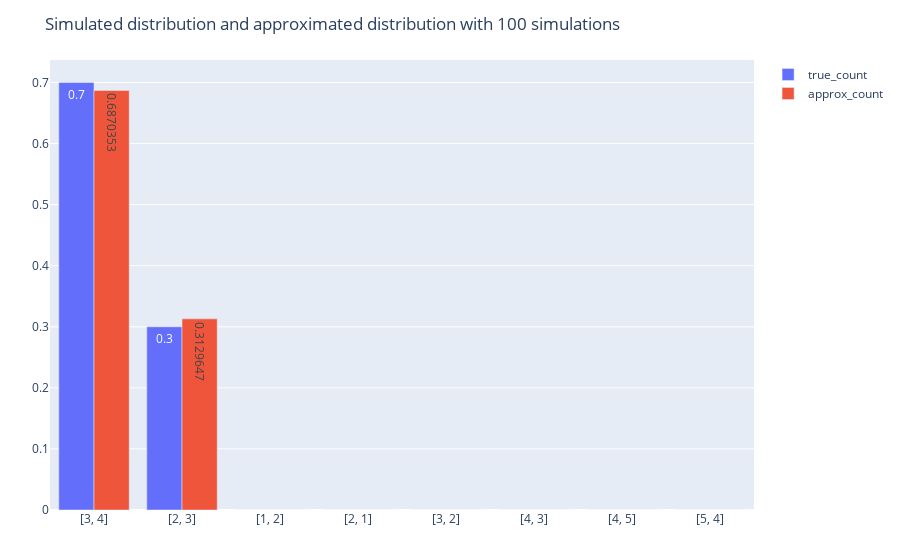
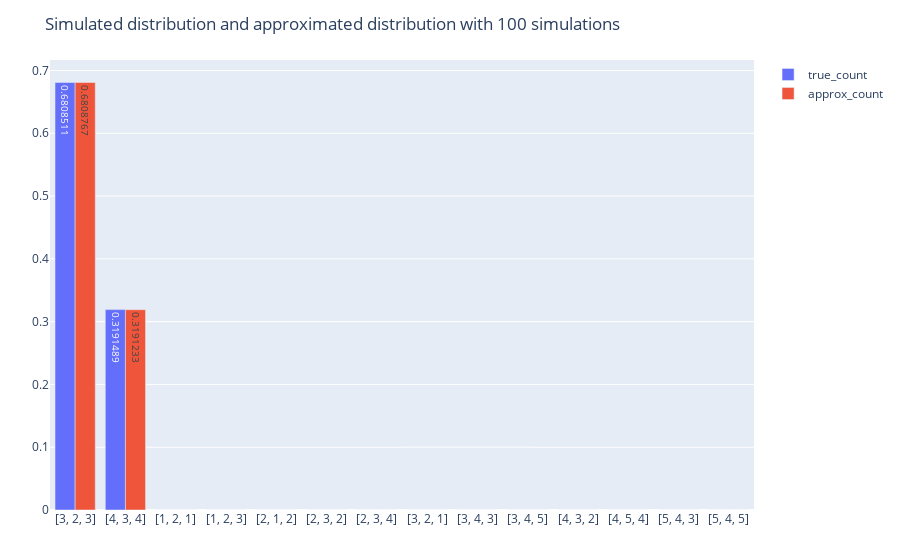
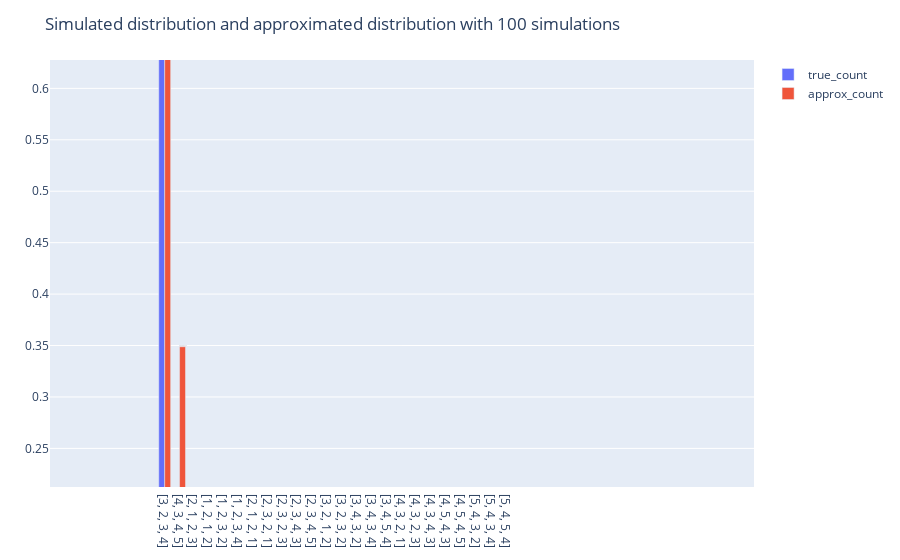

Here is the notebook cell these charts were saved with, in order:
### Code cell
df_all_is = []
for i in 2:maximum([length(x) for x in int_config])
    key = findall(x->length(x)==i,int_config)
    int_config_i = int_config[key]
    config_count = counter(int_config_i)
    uniq_config_i = unique(configs_flat_vals)[sortperm(unique_p_distr,rev=true)]
    uniq_config_text = unique(configs_flat)[sortperm(unique_p_distr,rev=true)]
    appr_count = sort(unique_p_distr,rev=true)
    key2 = findall(x->length(x)==i,uniq_config_i)
    uniqs = uniq_config_i[key2]
    apprs = appr_count[key2]
    uniqs_text = uniq_config_text[key2]
    df_data_i = DataFrame(configurations = string.(collect(keys(config_count))),true_count=collect(values(config_count)))
    df_approx_i = DataFrame(configurations = uniqs_text,approx_count = apprs)
    df_all_i = outerjoin(df_data_i, df_approx_i, on = :configurations)
    df_all_i[!,"true_count"] = coalesce.(df_all_i[!,"true_count"], 0)
    df_all_i[!,"true_count"] = df_all_i[!,"true_count"] ./ sum(df_all_i[!,"true_count"])
    df_all_i[!,"approx_count"] = df_all_i[!,"approx_count"] ./ sum(df_all_i[!,"approx_count"])
    append!(df_all_is,[df_all_i])
    display(PlotlyJS.plot(
        [PlotlyJS.bar(df_all_i, x=:configurations, y=y, name=String(y),texttemplate="%{y}") for y in [:true_count, :approx_count]],
        Layout(title="Simulated distribution and approximated distribution with $nr_realiz simulations")
    ))
end

### Figure 1 — Plotly figure (JSON) as saved in the notebook; plotly's stock layout.template omitted (floating-point values rounded to 4 significant figures)
{"data": [{"name": "true_count", "texttemplate": "%{y}", "type": "bar", "x": ["[3, 4]", "[2, 3]", "[1, 2]", "[2, 1]", "[3, 2]", "[4, 3]", "[4, 5]", "[5, 4]"], "y": [0.7, 0.3, 0, 0, 0, 0, 0, 0]}, {"name": "approx_count", "texttemplate": "%{y}", "type": "bar", "x": ["[3, 4]", "[2, 3]", "[1, 2]", "[2, 1]", "[3, 2]", "[4, 3]", "[4, 5]", "[5, 4]"], "y": [0.687, 0.313, 0, 0, 0, 0, 0, 0]}], "layout": {"autosize": true, "margin": {"b": 50, "l": 50, "r": 50, "t": 60}, "title": {"text": "Simulated distribution and approximated distribution with 100 simulations"}, "xaxis": {"autorange": true, "range": [-0.5, 7.5], "type": "category"}, "yaxis": {"autorange": true, "range": [0, 0.7368], "type": "linear"}}}

### Figure 2 — Plotly figure (JSON) as saved in the notebook; plotly's stock layout.template omitted (floating-point values rounded to 4 significant figures)
{"data": [{"name": "true_count", "texttemplate": "%{y}", "type": "bar", "x": ["[3, 2, 3]", "[4, 3, 4]", "[1, 2, 1]", "[1, 2, 3]", "[2, 1, 2]", "[2, 3, 2]", "[2, 3, 4]", "[3, 2, 1]", "[3, 4, 3]", "[3, 4, 5]", "[4, 3, 2]", "[4, 5, 4]", "[5, 4, 3]", "[5, 4, 5]"], "y": [0.6809, 0.3191, 0, 0, 0, 0, 0, 0, 0, 0, 0, 0, 0, 0]}, {"name": "approx_count", "texttemplate": "%{y}", "type": "bar", "x": ["[3, 2, 3]", "[4, 3, 4]", "[1, 2, 1]", "[1, 2, 3]", "[2, 1, 2]", "[2, 3, 2]", "[2, 3, 4]", "[3, 2, 1]", "[3, 4, 3]", "[3, 4, 5]", "[4, 3, 2]", "[4, 5, 4]", "[5, 4, 3]", "[5, 4, 5]"], "y": [0.6809, 0.3191, 0, 0, 0, 0, 0, 0, 0, 0, 0, 0, 0, 0]}], "layout": {"autosize": true, "margin": {"b": 50, "l": 50, "r": 50, "t": 60}, "title": {"text": "Simulated distribution and approximated distribution with 100 simulations"}, "xaxis": {"autorange": true, "range": [-0.5, 13.5], "type": "category"}, "yaxis": {"autorange": true, "range": [0, 0.7167], "type": "linear"}}}

### Figure 3 — Plotly figure (JSON) as saved in the notebook; plotly's stock layout.template omitted (floating-point values rounded to 4 significant figures)
{"data": [{"name": "true_count", "texttemplate": "%{y}", "type": "bar", "x": ["[3, 2, 3, 4]", "[4, 3, 4, 5]", "[2, 1, 2, 3]", "[1, 2, 1, 2]", "[1, 2, 3, 2]", "[1, 2, 3, 4]", "[2, 1, 2, 1]", "[2, 3, 2, 1]", "[2, 3, 2, 3]", "[2, 3, 4, 3]", "[2, 3, 4, 5]", "[3, 2, 1, 2]", "[3, 2, 3, 2]", "[3, 4, 3, 2]", "[3, 4, 3, 4]", "[3, 4, 5, 4]", "[4, 3, 2, 1]", "[4, 3, 2, 3]", "[4, 3, 4, 3]", "[4, 5, 4, 3]", "[4, 5, 4, 5]", "[5, 4, 3, 2]", "[5, 4, 3, 4]", "[5, 4, 5, 4]"], "y": [0.6667, 0.1667, 0.1667, 0, 0, 0, 0, 0, 0, 0, 0, 0, 0, 0, 0, 0, 0, 0, 0, 0, 0, 0, 0, 0]}, {"name": "approx_count", "texttemplate": "%{y}", "type": "bar", "x": ["[3, 2, 3, 4]", "[4, 3, 4, 5]", "[2, 1, 2, 3]", "[1, 2, 1, 2]", "[1, 2, 3, 2]", "[1, 2, 3, 4]", "[2, 1, 2, 1]", "[2, 3, 2, 1]", "[2, 3, 2, 3]", "[2, 3, 4, 3]", "[2, 3, 4, 5]", "[3, 2, 1, 2]", "[3, 2, 3, 2]", "[3, 4, 3, 2]", "[3, 4, 3, 4]", "[3, 4, 5, 4]", "[4, 3, 2, 1]", "[4, 3, 2, 3]", "[4, 3, 4, 3]", "[4, 5, 4, 3]", "[4, 5, 4, 5]", "[5, 4, 3, 2]", "[5, 4, 3, 4]", "[5, 4, 5, 4]"], "y": [0.6347, 0.3488, 0.01645, 0, 0, 0, 0, 0, 0, 0, 0, 0, 0, 0, 0, 0, 0, 0, 0, 0, 0, 0, 0, 0]}], "layout": {"autosize": true, "margin": {"b": 50, "l": 50, "r": 50, "t": 60}, "title": {"text": "Simulated distribution and approximated distribution with 100 simulations"}, "xaxis": {"autorange": false, "range": [-7.719, 39.65], "type": "category"}, "yaxis": {"autorange": false, "range": [0.2125, 0.6276], "type": "linear"}}}
